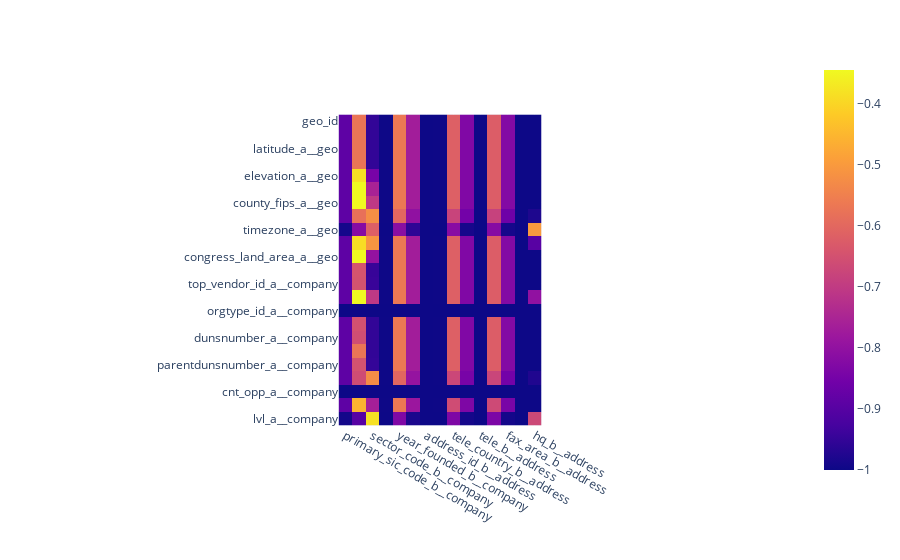

The code cell stored with this chart in its notebook:
### Code cell
import plotly.express as px

stat_df = pd.DataFrame(data = -d_stat, index=a_col_map, columns=b_col_map)
fig = px.imshow(stat_df)
fig.show()

### Figure 1 — Plotly figure (JSON) as saved in the notebook; plotly's stock layout.template omitted (floating-point values rounded to 4 significant figures; data arrays with more than 128 entries replaced by an {"elided": "..."} marker saying what was removed)
{"data": [{"coloraxis": "coloraxis", "hovertemplate": "x: %{x}<br>y: %{y}<br>color: %{z}<extra></extra>", "name": "0", "type": "heatmap", "x": ["primary_sic_code_b__company", "industry_code_b__company", "sector_code_b__company", "zip_postal_code_b__company", "year_founded_b__company", "nace_code_b__company", "address_id_b__address", "location_postal_code_b__address", "tele_country_b__address", "tele_area_b__address", "tele_b__address", "fax_country_b__address", "fax_area_b__address", "fax_b__address", "hq_b__address"], "xaxis": "x", "y": ["geo_id", "zipcode_a__geo", "latitude_a__geo", "longitude_a__geo", "elevation_a__geo", "area_code_a__geo", "county_fips_a__geo", "state_fips_a__geo", "timezone_a__geo", "congress_district_a__geo", "congress_land_area_a__geo", "parent_vendor_id_a__company", "top_vendor_id_a__company", "cnt_children_a__company", "orgtype_id_a__company", "phone_a__company", "dunsnumber_a__company", "zipcode_a__company", "parentdunsnumber_a__company", "score_a__company", "cnt_opp_a__company", "bucket_id_a__company", "lvl_a__company"], "yaxis": "y", "z": {"elided": "23x15 float values"}}], "layout": {"coloraxis": {"colorscale": [[0, "#0d0887"], [0.1111, "#46039f"], [0.2222, "#7201a8"], [0.3333, "#9c179e"], [0.4444, "#bd3786"], [0.5556, "#d8576b"], [0.6667, "#ed7953"], [0.7778, "#fb9f3a"], [0.8889, "#fdca26"], [1, "#f0f921"]]}, "margin": {"t": 60}, "xaxis": {"anchor": "y", "constrain": "domain", "domain": [0, 1], "scaleanchor": "y"}, "yaxis": {"anchor": "x", "autorange": "reversed", "constrain": "domain", "domain": [0, 1]}}}
